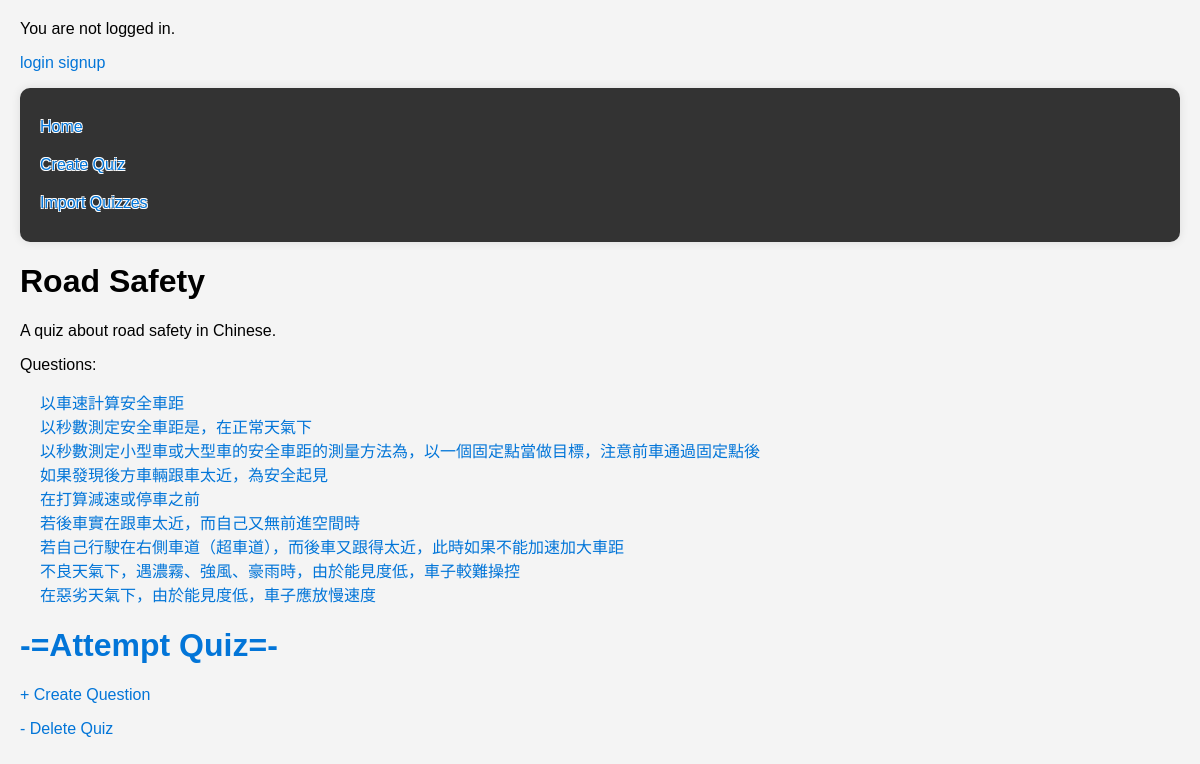
The app's page /quiz/21/ with its own data.
### quizzes/models.py (models this page shows, shortened)
class Quiz(models.Model):
    title = models.CharField(max_length=255)
    description = models.TextField(blank=True)
    created_at = models.DateTimeField(auto_now_add=True)
    owner = models.ForeignKey(User, on_delete=models.CASCADE)

class Question(models.Model):
    quiz = models.ForeignKey(Quiz, related_name='questions', on_delete=models.CASCADE)
    text = models.CharField(max_length=255)
    created_at = models.DateTimeField(auto_now_add=True)

### quizzes/views.py (the view)
# urls.py: path('<int:pk>/', views.QuizDetailView.as_view(), name='quiz_detail'),
class QuizDetailView(DetailView):
    model = Quiz
    template_name = 'quiz_detail.html'
    context_object_name = 'quiz'

### templates/quiz_detail.html
{% extends 'base.html' %}
{% block content %}
<h1>{{ quiz.title }}</h1>
<p>{{ quiz.description }}</p>
<p>Questions:</p>
<ol>
    {% for question in quiz.questions.all %}
        <li><a href="{% url 'question_detail' pk=question.pk %}">{{ question.text }}</a></li>
    {% endfor %}
</ol>
<h1><a href="{% url 'attempt_quiz' quiz.id %}">-=Attempt Quiz=-</a></h1>
<p><a href="{% url 'question_create' quiz.id %}">+ Create Question</a></p>
<p><a href="{% url 'quiz_delete' quiz.pk %}">- Delete Quiz</a></p>
{% endblock %}

### static/css/base.css (style rules this page uses)
body { font-family: Arial, sans-serif; background-color: #f4f4f4; margin: 0; padding: 20px; }
ul, ol { list-style-type: none; padding: 0; }
a { color: #0275d8; text-decoration: none; }
ul, ol { padding-left: 20px; margin: 0 0 20px 0; }

### records on screen
Quiz: title "Road Safety", description "A quiz about road safety in Chinese."
Question: text "以車速計算安全車距"
Question: text "以秒數測定安全車距是，在正常天氣下"
Question: text "以秒數測定小型車或大型車的安全車距的測量方法為，以一個固定點當做目標，注意前車通過固定點後"
Question: text "如果發現後方車輛跟車太近，為安全起見"
Question: text "在打算減速或停車之前"
Question: text "若後車實在跟車太近，而自己又無前進空間時"
Question: text "若自己行駛在右側車道（超車道），而後車又跟得太近，此時如果不能加速加大車距"
Question: text "不良天氣下，遇濃霧、強風、豪雨時，由於能見度低，車子較難操控"
Question: text "在惡劣天氣下，由於能見度低，車子應放慢速度"
